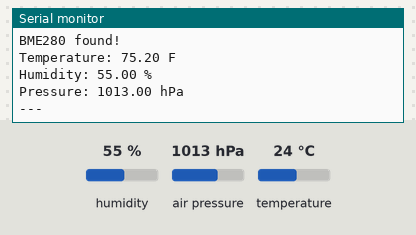
This sketch was run on a simulated Arduino Uno, built with avr-gcc and run on an emulated ATmega328P. On the bench: the last lines printed to the serial monitor. The test bench sets the inputs (shaded band); at power-on: humidity 55 %, air pressure 1013 hPa, temperature 24 °C.

Above: at 2.2 s.
2.3 s: humidity set to 22 %
At 3.4 s:
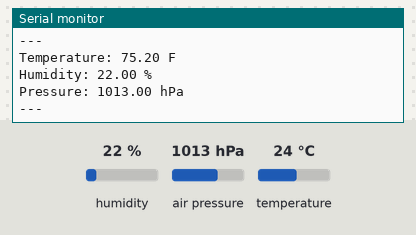
5.0 s: air pressure set to 952 hPa
At 6.3 s:
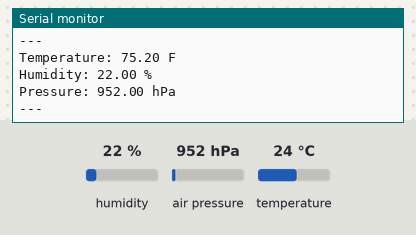

Measured:
- after the input at 2.3 s, the serial monitor: prints a new line after 0.71 s (image 1)
- after the input at 5.0 s, the serial monitor: prints a new line at once (image 2)

The sketch:

sketch_may25a.ino
```cpp
#include <Wire.h>
#include <Adafruit_Sensor.h>
#include <Adafruit_BME280.h>

Adafruit_BME280 bme;

void setup() {
  Serial.begin(115200);
  delay(1000);
  Serial.println("Starting...");

  if (!bme.begin(0x76)) {
    if (!bme.begin(0x77)) {
      Serial.println("BME280 not found! Check wiring.");
      while (1);
    }
  }
  Serial.println("BME280 found!");
}

void loop() {
  Serial.print("Temperature: ");
  Serial.print(bme.readTemperature() * 9/5 + 32);
  Serial.println(" F");

  Serial.print("Humidity: ");
  Serial.print(bme.readHumidity());
  Serial.println(" %");

  Serial.print("Pressure: ");
  Serial.print(bme.readPressure() / 100.0F);
  Serial.println(" hPa");

  Serial.println("---");
  delay(2000);
}
```
